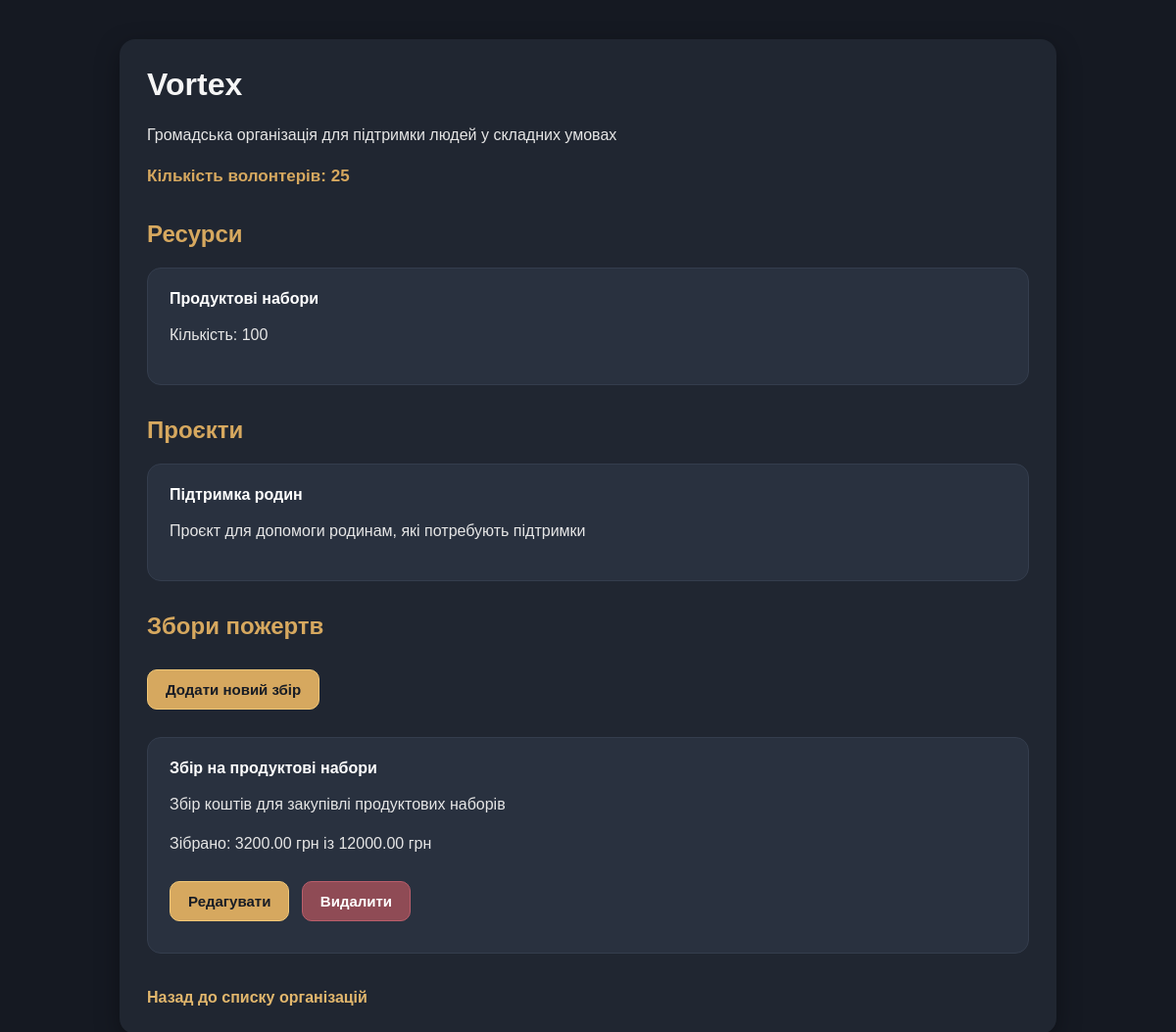
/organization/1/, run on the app's committed database.
### organizations/models.py (models this page shows, shortened)
class Organization(models.Model):
    name = models.CharField(max_length=150, verbose_name="Назва організації")
    description = models.TextField(verbose_name="Опис")
    volunteers_count = models.PositiveIntegerField(verbose_name="Кількість волонтерів")

class Resource(models.Model):
    organization = models.ForeignKey(
        Organization,
        on_delete=models.CASCADE,
        related_name="resources",
        verbose_name="Організація"
    )
    name = models.CharField(max_length=150, verbose_name="Назва ресурсу")
    quantity = models.PositiveIntegerField(verbose_name="Кількість")

class Project(models.Model):
    organization = models.ForeignKey(
        Organization,
        on_delete=models.CASCADE,
        related_name="projects",
        verbose_name="Організація"
    )
    name = models.CharField(max_length=150, verbose_name="Назва проєкту")
    description = models.TextField(verbose_name="Опис проєкту")

class DonationCampaign(models.Model):
    organization = models.ForeignKey(
        Organization,
        on_delete=models.CASCADE,
        related_name="donation_campaigns",
        verbose_name="Організація"
    )
    title = models.CharField(max_length=150, verbose_name="Назва збору")
    description = models.TextField(verbose_name="Опис збору")
    goal_amount = models.DecimalField(
        max_digits=10,
        decimal_places=2,
        verbose_name="Потрібна сума"
    )
    collected_amount = models.DecimalField(
        max_digits=10,
        decimal_places=2,
        default=0,
        verbose_name="Зібрана сума"
    )

### organizations/views.py (the view)
def organization_detail(request, organization_id):
    organization = get_object_or_404(
        Organization,
        id=organization_id
    )
    return render(
        request,
        'organizations/organization_detail.html',
        {'organization': organization}
    )

### organizations/templates/organizations/organization_detail.html (shortened to what this page needs)
{% load static %}
<!DOCTYPE html>
<html lang="uk">
<head>
    <link rel="stylesheet" href="{% static 'organizations/style.css' %}">
</head>
<body>
    <div class="container">
        <h1>{{ organization.name }}</h1>
        <p>{{ organization.description }}</p>
        <p class="volunteers">
            Кількість волонтерів:
            {{ organization.volunteers_count }}
        </p>
        <h2>Ресурси</h2>
        {% for resource in organization.resources.all %}
            <div class="card">
                <strong>{{ resource.name }}</strong>
                <p>
                    Кількість:
                    {{ resource.quantity }}
                </p>
            </div>
        {% endfor %}
        <h2>Проєкти</h2>
        {% for project in organization.projects.all %}
            <div class="card">
                <strong>{{ project.name }}</strong>
                <p>{{ project.description }}</p>
            </div>
        {% endfor %}
        <h2>Збори пожертв</h2>
        <a
            class="button"
            href="{% url 'donation_create' organization.id %}"
        >
            Додати новий збір
        </a>
        {% for donation in organization.donation_campaigns.all %}
            <div class="card">
                <strong>{{ donation.title }}</strong>
                <p>{{ donation.description }}</p>
                <p>
                    Зібрано:
                    {{ donation.collected_amount }}
                    грн із
                    {{ donation.goal_amount }}
                    грн
                </p>
                <a
                    class="button"
                    href="{% url 'donation_edit' donation.id %}"
                >
                    Редагувати
                </a>
                <a
                    class="button delete"
                    href="{% url 'donation_delete' donation.id %}"
                >
                    Видалити
                </a>
            </div>
        {% endfor %}
        <br>
        <a href="/">
            Назад до списку організацій
        </a>
    </div>
</body>
</html>

### organizations/static/organizations/style.css (style rules this page uses)
body { margin: 0; font-family: Arial, sans-serif; background-color: #151922; color: #e6e6e6; }
.container { max-width: 900px; margin: 40px auto; padding: 28px; background-color: #202631; border-radius: 16px; box-shadow: 0 8px 24px rgba(0, 0, 0, 0.35); }
h1 { color: #f5f5f5; margin-top: 0; }
h2 { color: #d6a85f; margin-top: 32px; }
p { line-height: 1.5; }
.card { padding: 22px; margin: 18px 0; border: 1px solid #343d4d; border-radius: 14px; background-color: #29313f; }
.card strong { color: #ffffff; }
.volunteers { color: #d6a85f; font-weight: 700; font-size: 17px; }
a { color: #e2b76d; text-decoration: none; font-weight: 700; }
.button, button { display: inline-block; margin: 10px 8px 10px 0; padding: 11px 18px; background-color: #d6a85f; color: #171c25; border: 1px solid #f0c777; border-radius: 10px; cursor: pointer; font-weight: 700; font-size: 15px; transition: 0.2s; }
.delete { background-color: #8f4b55; color: #ffffff; border-color: #b95e6b; }

### data on the page
Organization: name "Vortex", description "Громадська організація для підтримки людей у складних умовах", volunteers_count "25"
Resource: name "Продуктові набори", quantity "100"
Project: name "Підтримка родин", description "Проєкт для допомоги родинам, які потребують підтримки"
DonationCampaign: title "Збір на продуктові набори", description "Збір коштів для закупівлі продуктових наборів", collected_amount "3200.00", goal_amount "12000.00"
